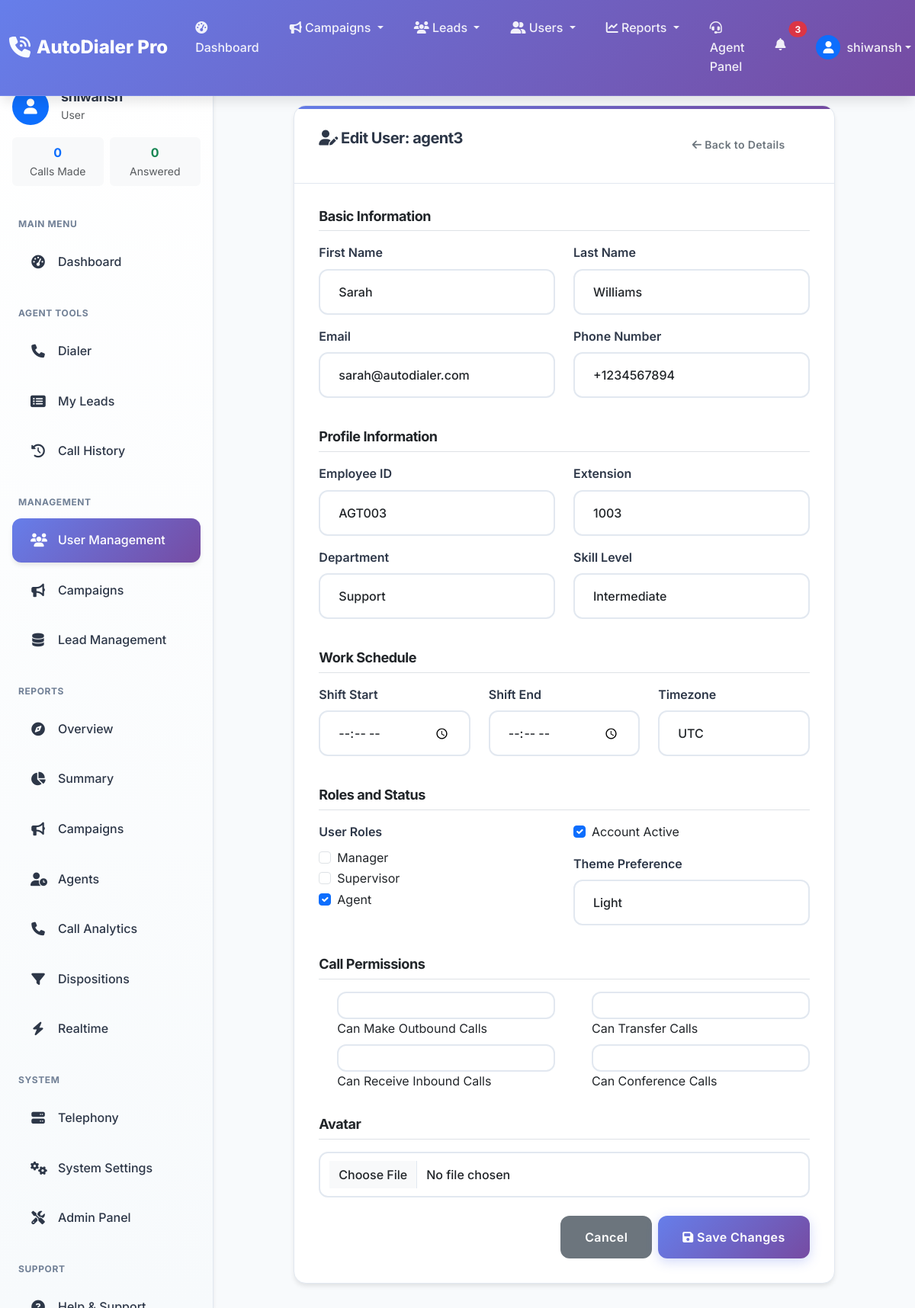
The app's page /users/6/edit/ (signed in), older data.
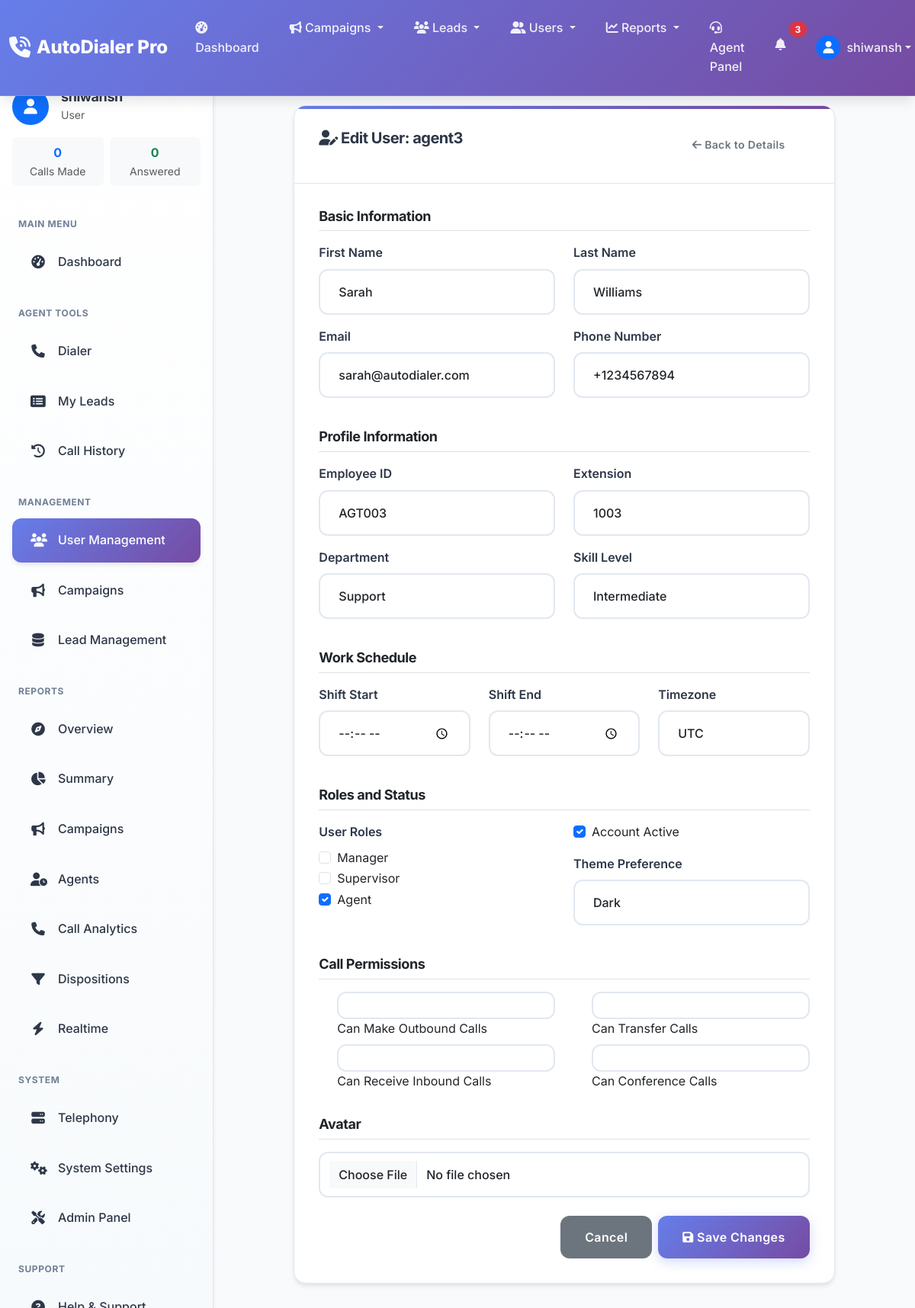
The same page, newer data.
### users/models.py (models this page shows, shortened)
class UserProfile(TimeStampedModel):
    user = models.OneToOneField(User, on_delete=models.CASCADE, related_name='profile')
    employee_id = models.CharField(max_length=20, unique=True, blank=True)
    phone_number = models.CharField(
        max_length=15,
        validators=[RegexValidator(regex=r'^\+?1?\d{9,15}$', message="Enter a valid phone number")]
    )
    extension = models.CharField(max_length=10, blank=True)
    department = models.CharField(max_length=100, blank=True)
    agent_id = models.CharField(max_length=20, unique=True, blank=True)
    skill_level = models.CharField(
        max_length=20,
        choices=[
            ('beginner', 'Beginner'),
            ('intermediate', 'Intermediate'),
            ('advanced', 'Advanced'),
            ('expert', 'Expert')
        ],
        default='beginner'
    )
    can_make_outbound = models.BooleanField(default=True)
    can_receive_inbound = models.BooleanField(default=True)
    can_transfer_calls = models.BooleanField(default=True)
    can_conference_calls = models.BooleanField(default=False)
    shift_start = models.TimeField(null=True, blank=True)
    shift_end = models.TimeField(null=True, blank=True)
    timezone = models.CharField(max_length=50, default='UTC')
    avatar = models.ImageField(upload_to='avatars/', blank=True, null=True)
    theme_preference = models.CharField(
        max_length=10,
        choices=[('light', 'Light'), ('dark', 'Dark')],
        default='light'
    )
    is_active_agent = models.BooleanField(default=False)
    last_activity = models.DateTimeField(auto_now=True)
    total_calls_made = models.IntegerField(default=0)
    total_calls_answered = models.IntegerField(default=0)
    class Meta:
        verbose_name = "User Profile"
        verbose_name_plural = "User Profiles"
        ordering = ['user__username']
    def is_manager(self):
        return self.user.groups.filter(name='Manager').exists() or self.user.is_superuser
    def is_supervisor(self):
        return self.user.groups.filter(name__in=['Supervisor', 'Manager']).exists() or self.user.is_superuser
    def is_agent(self):
        return self.user.groups.filter(name__in=['Agent', 'Supervisor', 'Manager']).exists() or self.user.is_superuser

### users/views.py (the view, shortened to what this page needs)
# urls.py: path('<int:pk>/edit/', views.UserUpdateView.as_view(), name='edit'),
@method_decorator(role_required('Manager'), name='dispatch')
class UserUpdateView(View):
    template_name = 'users/user_edit.html'
    def get(self, request, pk):
        user = get_object_or_404(User, pk=pk)
        form = UserProfileForm(instance=user.profile, user=user)
        user_groups = user.groups.all()
        available_groups = Group.objects.all()
        context = {
            'form': form,
            'user_obj': user,
            'user_groups': user_groups,
            'available_groups': available_groups,
        }
        return render(request, self.template_name, context)

### templates/users/user_edit.html (shortened to what the changed rows need)
{% extends 'base.html' %}
{% block content %}
<div class="row justify-content-center">
    <div class="col-lg-10">
        <div class="card dashboard-card">
            <div class="card-body">
                <form method="post" enctype="multipart/form-data">
                    <div class="row">
                        <div class="col-md-6">
                            <div class="mb-3">
                                <label for="{{ form.phone_number.id_for_label }}" class="form-label">Phone Number</label>
                                {{ form.phone_number }}
                            </div>
                        </div>
                    </div>
                    <div class="row">
                        <div class="col-md-6">
                            <div class="mb-3">
                                <label for="{{ form.employee_id.id_for_label }}" class="form-label">Employee ID</label>
                                {{ form.employee_id }}
                            </div>
                        </div>
                        <div class="col-md-6">
                            <div class="mb-3">
                                <label for="{{ form.extension.id_for_label }}" class="form-label">Extension</label>
                                {{ form.extension }}
                            </div>
                        </div>
                    </div>
                    <div class="row">
                        <div class="col-md-6">
                            <div class="mb-3">
                                <label for="{{ form.department.id_for_label }}" class="form-label">Department</label>
                                {{ form.department }}
                            </div>
                        </div>
                        <div class="col-md-6">
                            <div class="mb-3">
                                <label for="{{ form.skill_level.id_for_label }}" class="form-label">Skill Level</label>
                                {{ form.skill_level }}
                            </div>
                        </div>
                    </div>
                    <div class="row">
                        <div class="col-md-4">
                            <div class="mb-3">
                                <label for="{{ form.shift_start.id_for_label }}" class="form-label">Shift Start</label>
                                {{ form.shift_start }}
                            </div>
                        </div>
                        <div class="col-md-4">
                            <div class="mb-3">
                                <label for="{{ form.shift_end.id_for_label }}" class="form-label">Shift End</label>
                                {{ form.shift_end }}
                            </div>
                        </div>
                        <div class="col-md-4">
                            <div class="mb-3">
                                <label for="{{ form.timezone.id_for_label }}" class="form-label">Timezone</label>
                                {{ form.timezone }}
                            </div>
                        </div>
                    </div>
                    <div class="row">
                        <div class="col-md-6">
                            <div class="mb-3">
                                <label for="{{ form.theme_preference.id_for_label }}" class="form-label">Theme Preference</label>
                                {{ form.theme_preference }}
                            </div>
                        </div>
                    </div>
                    <div class="row">
                        <div class="col-md-6">
                            <div class="form-check mb-2">
                                {{ form.can_make_outbound }}
                                <label class="form-check-label" for="{{ form.can_make_outbound.id_for_label }}">
                                    Can Make Outbound Calls
                                </label>
                            </div>
                            <div class="form-check mb-2">
                                {{ form.can_receive_inbound }}
                                <label class="form-check-label" for="{{ form.can_receive_inbound.id_for_label }}">
                                    Can Receive Inbound Calls
                                </label>
                            </div>
                        </div>
                        <div class="col-md-6">
                            <div class="form-check mb-2">
                                {{ form.can_transfer_calls }}
                                <label class="form-check-label" for="{{ form.can_transfer_calls.id_for_label }}">
                                    Can Transfer Calls
                                </label>
                            </div>
                            <div class="form-check mb-2">
                                {{ form.can_conference_calls }}
                                <label class="form-check-label" for="{{ form.can_conference_calls.id_for_label }}">
                                    Can Conference Calls
                                </label>
                            </div>
                        </div>
                    </div>
                    <div class="mb-3">
                        {{ form.avatar }}
                    </div>
                </form>
            </div>
        </div>
    </div>
</div>
{% endblock %}

Row changes from the older to the newer data that the page shows:
changed UserProfile "AGT003": theme_preference "Light" → "Dark"
